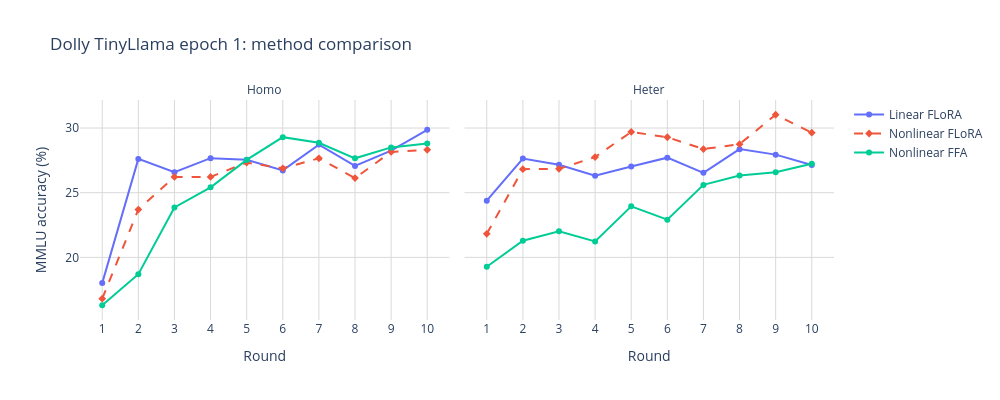
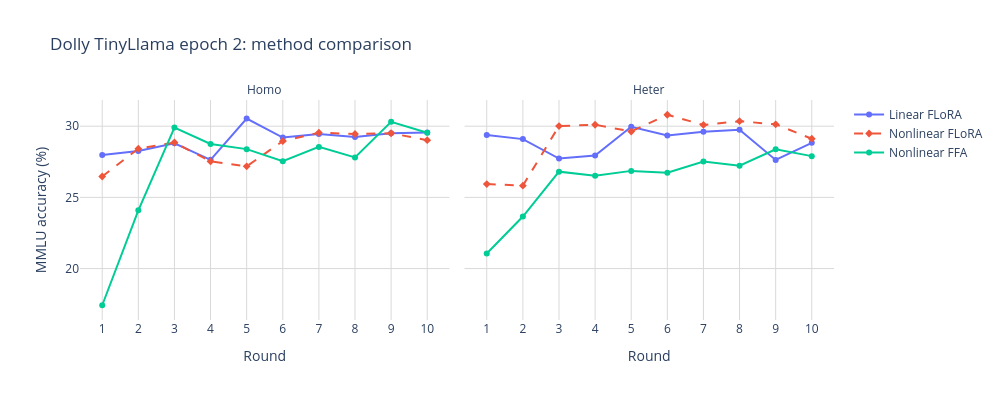
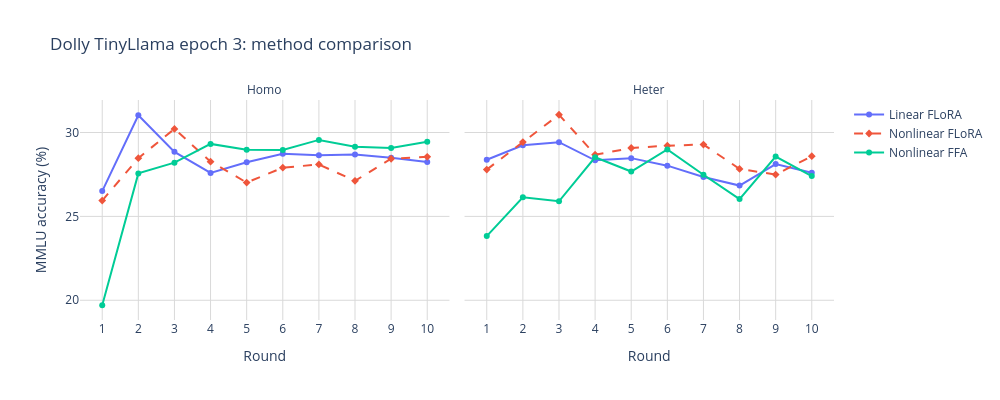
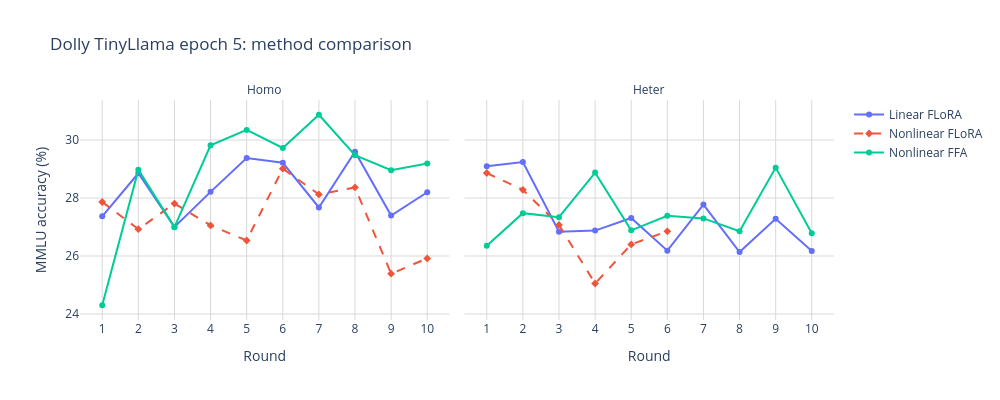

Notebook source saved alongside these figures, in order:
### Markdown cell above
## Round Curves

The fixed-epoch method comparison plots answer the direct question: at local epoch 1, 2, 3, or 5, which method has the better round curve? The all-curve overview plots stay separate so the main comparison stays readable. I would avoid overlaying Dolly and Dolly stratified in this same view because it doubles the curve count and makes the method comparison harder to read; a split-focused view should be faceted by split if we want to inspect that question.

### Code cell
METHOD_ORDER = ['Linear FLoRA', 'Nonlinear FLoRA', 'Nonlinear FFA']
SETTING_ORDER = ['Homo', 'Heter']
RUN_STATUS_ORDER = ['Complete', 'Partial log', 'Live partial']
RUN_STATUS_LINE_DASH_MAP = {'Complete': 'solid', 'Partial log': 'dot', 'Live partial': 'dash'}
RUN_STATUS_SYMBOL_MAP = {'Complete': 'circle', 'Partial log': 'x', 'Live partial': 'diamond'}
METHOD_LINE_DASH_MAP = {
    'Linear FLoRA': 'solid',
    'Nonlinear FLoRA': 'solid',
    'Nonlinear FFA': 'dot',
}


def _slug(value):
    return str(value).lower().replace(' ', '_').replace('-', '_').replace('/', '_')


def _sorted_unique_ints(values):
    return sorted({int(value) for value in values})


def _category_orders(data):
    orders = {
        'Method': [method for method in METHOD_ORDER if method in set(data['Method'])],
        'Setting': [setting for setting in SETTING_ORDER if setting in set(data['Setting'])],
        'Local epochs': [str(epoch) for epoch in _sorted_unique_ints(data['Local epochs'])],
    }
    if 'Run status' in data.columns:
        orders['Run status'] = [status for status in RUN_STATUS_ORDER if status in set(data['Run status'])]
    return orders


def _format_facet_labels(fig):
    fig.for_each_annotation(lambda annotation: annotation.update(text=annotation.text.split('=')[-1]))


def _clean_trace_names(fig):
    suffixes = [f', {status}' for status in RUN_STATUS_ORDER]
    for trace in fig.data:
        for suffix in suffixes:
            if trace.name.endswith(suffix):
                trace.name = trace.name[:-len(suffix)]
                break


def _save_plot(fig, output_stem, png_warnings):
    output_stem.parent.mkdir(parents=True, exist_ok=True)
    png_path = output_stem.with_suffix('.png')
    try:
        fig.write_image(png_path, scale=2)
    except Exception as exc:
        png_path = None
        message = str(exc).strip() or type(exc).__name__
        png_warnings.append(message.splitlines()[0])
    return png_path


def make_epoch_method_comparison(summary, dataset, epoch):
    data = summary[
        (summary['Dataset'] == dataset)
        & (summary['Local epochs'].astype(int) == int(epoch))
    ].copy()
    if data.empty:
        return None

    data = data.sort_values(['Model', 'Setting', 'Method', 'Round'])
    dataset_label = data['Dataset label'].iloc[0]
    model_label = ', '.join(sorted(data['Model'].unique()))
    facet_row = 'Model' if data['Model key'].nunique() > 1 else None
    use_run_status = 'Run status' in data.columns
    hover_data = {
        'Local epochs': True,
        'Std accuracy': ':.2f',
        'Seed count': True,
    }
    if use_run_status:
        hover_data['Run status'] = True
    if 'Result source' in data.columns:
        hover_data['Result source'] = True

    fig = px.line(
        data,
        x='Round',
        y='Mean accuracy',
        color='Method',
        line_dash='Run status' if use_run_status else None,
        symbol='Run status' if use_run_status else None,
        facet_col='Setting',
        facet_row=facet_row,
        markers=True,
        template='plotly_white',
        title=f'{dataset_label} {model_label} epoch {epoch}: method comparison',
        labels={'Mean accuracy': 'MMLU accuracy (%)'},
        category_orders=_category_orders(data),
        line_dash_map=RUN_STATUS_LINE_DASH_MAP if use_run_status else None,
        symbol_map=RUN_STATUS_SYMBOL_MAP if use_run_status else None,
        hover_data=hover_data,
    )
    fig.update_layout(width=1000, height=400, legend_title_text='')
    fig.update_xaxes(dtick=1, showgrid=True, gridcolor='#d9d9d9', gridwidth=1)
    fig.update_yaxes(showgrid=True, gridcolor='#d9d9d9', gridwidth=1)
    _clean_trace_names(fig)
    _format_facet_labels(fig)
    return fig


def make_dataset_all_curves(summary, dataset):
    data = summary[summary['Dataset'] == dataset].copy()
    if data.empty:
        return None

    data['Local epochs'] = data['Local epochs'].astype(int).astype(str)
    data = data.sort_values(['Model', 'Setting', 'Method', 'Local epochs', 'Round'])
    dataset_label = data['Dataset label'].iloc[0]
    facet_row = 'Model' if data['Model key'].nunique() > 1 else None
    use_run_status = 'Run status' in data.columns
    hover_data = {
        'Std accuracy': ':.2f',
        'Seed count': True,
        'Method': True,
    }
    if use_run_status:
        hover_data['Run status'] = True
    if 'Result source' in data.columns:
        hover_data['Result source'] = True

    fig = px.line(
        data,
        x='Round',
        y='Mean accuracy',
        color='Local epochs',
        line_dash='Method',
        symbol='Run status' if use_run_status else None,
        facet_col='Setting',
        facet_row=facet_row,
        markers=True,
        template='plotly_white',
        title=f'{dataset_label}: all tuning round curves',
        labels={'Mean accuracy': 'MMLU accuracy (%)', 'Local epochs': 'Epochs'},
        category_orders=_category_orders(data),
        line_dash_map=METHOD_LINE_DASH_MAP,
        symbol_map=RUN_STATUS_SYMBOL_MAP if use_run_status else None,
        hover_data=hover_data,
    )
    fig.update_layout(width=1000, height=400, legend_title_text='')
    fig.update_xaxes(dtick=1, showgrid=True, gridcolor='#d9d9d9', gridwidth=1)
    fig.update_yaxes(showgrid=True, gridcolor='#d9d9d9', gridwidth=1)
    _format_facet_labels(fig)
    return fig


plot_summary_for_curves = plot_summary if 'plot_summary' in globals() else tuning_summary
if plot_summary_for_curves.empty:
    print('No tuning summary to plot.')
else:
    png_warnings = []
    saved_png = []
    datasets = plot_summary_for_curves[['Dataset', 'Dataset label']].drop_duplicates().sort_values('Dataset label')
    epochs = _sorted_unique_ints(plot_summary_for_curves['Local epochs'])

    comparison_root = ROUND_CURVE_DIR / 'fixed_epoch_method_comparisons'
    overview_root = ROUND_CURVE_DIR / 'all_curves'

    print('Fixed-epoch method comparisons')
    for _, dataset_row in datasets.iterrows():
        dataset = dataset_row['Dataset']
        dataset_label = dataset_row['Dataset label']
        dataset_dir = comparison_root / _slug(dataset_label)
        for epoch in epochs:
            fig = make_epoch_method_comparison(plot_summary_for_curves, dataset, epoch)
            if fig is None:
                print(f'No data for {dataset_label} epoch {epoch}; skipping.')
                continue
            png_path = _save_plot(fig, dataset_dir / f'epoch_{epoch}', png_warnings)
            if png_path is not None:
                saved_png.append(png_path)
            print(f'{dataset_label} epoch {epoch}')
            fig.show()

    print('All-curve dataset overviews')
    for _, dataset_row in datasets.iterrows():
        dataset = dataset_row['Dataset']
        dataset_label = dataset_row['Dataset label']
        fig = make_dataset_all_curves(plot_summary_for_curves, dataset)
        if fig is None:
            continue
        png_path = _save_plot(fig, overview_root / _slug(dataset_label), png_warnings)
        if png_path is not None:
            saved_png.append(png_path)
        print(dataset_label)
        fig.show()

    if saved_png:
        print(f'Wrote {len(saved_png)} PNG files under {ROUND_CURVE_DIR}.')
    if png_warnings:
        print('PNG export skipped or incomplete. Install/enable kaleido for static PNG export.')
        print(f'First PNG export warning: {png_warnings[0]}')

### Figure 1 — Plotly figure (JSON) as saved in the notebook; plotly's stock layout.template omitted (floating-point values rounded to 4 significant figures)
{"data": [{"customdata": [[1, 0, 1, "Complete", "score log"], [1, 0, 1, "Complete", "score log"], [1, 0, 1, "Complete", "score log"], [1, 0, 1, "Complete", "score log"], [1, 0, 1, "Complete", "score log"], [1, 0, 1, "Complete", "score log"], [1, 0, 1, "Complete", "score log"], [1, 0, 1, "Complete", "score log"], [1, 0, 1, "Complete", "score log"], [1, 0, 1, "Complete", "score log"]], "hovertemplate": "Method=Linear FLoRA<br>Run status=%{customdata[3]}<br>Setting=Homo<br>Round=%{x}<br>MMLU accuracy (%)=%{y}<br>Local epochs=%{customdata[0]}<br>Std accuracy=%{customdata[1]:.2f}<br>Seed count=%{customdata[2]}<br>Result source=%{customdata[4]}<extra></extra>", "legendgroup": "Linear FLoRA, Complete", "line": {"color": "#636efa", "dash": "solid"}, "marker": {"symbol": "circle"}, "mode": "lines+markers", "name": "Linear FLoRA", "orientation": "v", "showlegend": true, "type": "scatter", "x": [1, 2, 3, 4, 5, 6, 7, 8, 9, 10], "xaxis": "x", "y": [18.01, 27.61, 26.59, 27.67, 27.55, 26.73, 28.72, 27.07, 28.25, 29.86], "yaxis": "y"}, {"customdata": [[1, 0, 1, "Complete", "score log"], [1, 0, 1, "Complete", "score log"], [1, 0, 1, "Complete", "score log"], [1, 0, 1, "Complete", "score log"], [1, 0, 1, "Complete", "score log"], [1, 0, 1, "Complete", "score log"], [1, 0, 1, "Complete", "score log"], [1, 0, 1, "Complete", "score log"], [1, 0, 1, "Complete", "score log"], [1, 0, 1, "Complete", "score log"]], "hovertemplate": "Method=Linear FLoRA<br>Run status=%{customdata[3]}<br>Setting=Heter<br>Round=%{x}<br>MMLU accuracy (%)=%{y}<br>Local epochs=%{customdata[0]}<br>Std accuracy=%{customdata[1]:.2f}<br>Seed count=%{customdata[2]}<br>Result source=%{customdata[4]}<extra></extra>", "legendgroup": "Linear FLoRA, Complete", "line": {"color": "#636efa", "dash": "solid"}, "marker": {"symbol": "circle"}, "mode": "lines+markers", "name": "Linear FLoRA", "orientation": "v", "showlegend": false, "type": "scatter", "x": [1, 2, 3, 4, 5, 6, 7, 8, 9, 10], "xaxis": "x2", "y": [24.38, 27.64, 27.16, 26.31, 27.02, 27.71, 26.54, 28.37, 27.94, 27.14], "yaxis": "y2"}, {"customdata": [[1, 0, 1, "Live partial", "slurm stdout"], [1, 0, 1, "Live partial", "slurm stdout"], [1, 0, 1, "Live partial", "slurm stdout"], [1, 0, 1, "Live partial", "slurm stdout"], [1, 0, 1, "Live partial", "slurm stdout"], [1, 0, 1, "Live partial", "slurm stdout"], [1, 0, 1, "Live partial", "slurm stdout"], [1, 0, 1, "Live partial", "slurm stdout"], [1, 0, 1, "Live partial", "slurm stdout"], [1, 0, 1, "Live partial", "slurm stdout"]], "hovertemplate": "Method=Nonlinear FLoRA<br>Run status=%{customdata[3]}<br>Setting=Homo<br>Round=%{x}<br>MMLU accuracy (%)=%{y}<br>Local epochs=%{customdata[0]}<br>Std accuracy=%{customdata[1]:.2f}<br>Seed count=%{customdata[2]}<br>Result source=%{customdata[4]}<extra></extra>", "legendgroup": "Nonlinear FLoRA, Live partial", "line": {"color": "#EF553B", "dash": "dash"}, "marker": {"symbol": "diamond"}, "mode": "lines+markers", "name": "Nonlinear FLoRA", "orientation": "v", "showlegend": true, "type": "scatter", "x": [1, 2, 3, 4, 5, 6, 7, 8, 9, 10], "xaxis": "x", "y": [16.81, 23.7, 26.22, 26.22, 27.33, 26.88, 27.66, 26.13, 28.15, 28.32], "yaxis": "y"}, {"customdata": [[1, 0, 1, "Live partial", "slurm stdout"], [1, 0, 1, "Live partial", "slurm stdout"], [1, 0, 1, "Live partial", "slurm stdout"], [1, 0, 1, "Live partial", "slurm stdout"], [1, 0, 1, "Live partial", "slurm stdout"], [1, 0, 1, "Live partial", "slurm stdout"], [1, 0, 1, "Live partial", "slurm stdout"], [1, 0, 1, "Live partial", "slurm stdout"], [1, 0, 1, "Live partial", "slurm stdout"], [1, 0, 1, "Live partial", "slurm stdout"]], "hovertemplate": "Method=Nonlinear FLoRA<br>Run status=%{customdata[3]}<br>Setting=Heter<br>Round=%{x}<br>MMLU accuracy (%)=%{y}<br>Local epochs=%{customdata[0]}<br>Std accuracy=%{customdata[1]:.2f}<br>Seed count=%{customdata[2]}<br>Result source=%{customdata[4]}<extra></extra>", "legendgroup": "Nonlinear FLoRA, Live partial", "line": {"color": "#EF553B", "dash": "dash"}, "marker": {"symbol": "diamond"}, "mode": "lines+markers", "name": "Nonlinear FLoRA", "orientation": "v", "showlegend": false, "type": "scatter", "x": [1, 2, 3, 4, 5, 6, 7, 8, 9, 10], "xaxis": "x2", "y": [21.82, 26.82, 26.84, 27.76, 29.7, 29.29, 28.37, 28.75, 31.03, 29.64], "yaxis": "y2"}, {"customdata": [[1, 0, 1, "Complete", "score log"], [1, 0, 1, "Complete", "score log"], [1, 0, 1, "Complete", "score log"], [1, 0, 1, "Complete", "score log"], [1, 0, 1, "Complete", "score log"], [1, 0, 1, "Complete", "score log"], [1, 0, 1, "Complete", "score log"], [1, 0, 1, "Complete", "score log"], [1, 0, 1, "Complete", "score log"], [1, 0, 1, "Complete", "score log"]], "hovertemplate": "Method=Nonlinear FFA<br>Run status=%{customdata[3]}<br>Setting=Homo<br>Round=%{x}<br>MMLU accuracy (%)=%{y}<br>Local epochs=%{customdata[0]}<br>Std accuracy=%{customdata[1]:.2f}<br>Seed count=%{customdata[2]}<br>Result source=%{customdata[4]}<extra></extra>", "legendgroup": "Nonlinear FFA, Complete", "line": {"color": "#00cc96", "dash": "solid"}, "marker": {"symbol": "circle"}, "mode": "lines+markers", "name": "Nonlinear FFA", "orientation": "v", "showlegend": true, "type": "scatter", "x": [1, 2, 3, 4, 5, 6, 7, 8, 9, 10], "xaxis": "x", "y": [16.3, 18.7, 23.86, 25.42, 27.54, 29.29, 28.86, 27.66, 28.5, 28.81], "yaxis": "y"}, {"customdata": [[1, 0, 1, "Complete", "score log"], [1, 0, 1, "Complete", "score log"], [1, 0, 1, "Complete", "score log"], [1, 0, 1, "Complete", "score log"], [1, 0, 1, "Complete", "score log"], [1, 0, 1, "Complete", "score log"], [1, 0, 1, "Complete", "score log"], [1, 0, 1, "Complete", "score log"], [1, 0, 1, "Complete", "score log"], [1, 0, 1, "Complete", "score log"]], "hovertemplate": "Method=Nonlinear FFA<br>Run status=%{customdata[3]}<br>Setting=Heter<br>Round=%{x}<br>MMLU accuracy (%)=%{y}<br>Local epochs=%{customdata[0]}<br>Std accuracy=%{customdata[1]:.2f}<br>Seed count=%{customdata[2]}<br>Result source=%{customdata[4]}<extra></extra>", "legendgroup": "Nonlinear FFA, Complete", "line": {"color": "#00cc96", "dash": "solid"}, "marker": {"symbol": "circle"}, "mode": "lines+markers", "name": "Nonlinear FFA", "orientation": "v", "showlegend": false, "type": "scatter", "x": [1, 2, 3, 4, 5, 6, 7, 8, 9, 10], "xaxis": "x2", "y": [19.27, 21.29, 22.01, 21.23, 23.95, 22.91, 25.6, 26.33, 26.58, 27.24], "yaxis": "y2"}], "layout": {"annotations": [{"font": {}, "showarrow": false, "text": "Homo", "x": 0.245, "xanchor": "center", "xref": "paper", "y": 1, "yanchor": "bottom", "yref": "paper"}, {"font": {}, "showarrow": false, "text": "Heter", "x": 0.755, "xanchor": "center", "xref": "paper", "y": 1, "yanchor": "bottom", "yref": "paper"}], "height": 400, "legend": {"title": {"text": ""}, "tracegroupgap": 0}, "title": {"text": "Dolly TinyLlama epoch 1: method comparison"}, "width": 1000, "xaxis": {"anchor": "y", "domain": [0, 0.49], "dtick": 1, "gridcolor": "#d9d9d9", "gridwidth": 1, "showgrid": true, "title": {"text": "Round"}}, "xaxis2": {"anchor": "y2", "domain": [0.51, 1], "dtick": 1, "gridcolor": "#d9d9d9", "gridwidth": 1, "matches": "x", "showgrid": true, "title": {"text": "Round"}}, "yaxis": {"anchor": "x", "domain": [0, 1], "gridcolor": "#d9d9d9", "gridwidth": 1, "showgrid": true, "title": {"text": "MMLU accuracy (%)"}}, "yaxis2": {"anchor": "x2", "domain": [0, 1], "gridcolor": "#d9d9d9", "gridwidth": 1, "matches": "y", "showgrid": true, "showticklabels": false}}}

### Figure 2 — Plotly figure (JSON) as saved in the notebook; plotly's stock layout.template omitted (floating-point values rounded to 4 significant figures)
{"data": [{"customdata": [[2, 0, 1, "Complete", "score log"], [2, 0, 1, "Complete", "score log"], [2, 0, 1, "Complete", "score log"], [2, 0, 1, "Complete", "score log"], [2, 0, 1, "Complete", "score log"], [2, 0, 1, "Complete", "score log"], [2, 0, 1, "Complete", "score log"], [2, 0, 1, "Complete", "score log"], [2, 0, 1, "Complete", "score log"], [2, 0, 1, "Complete", "score log"]], "hovertemplate": "Method=Linear FLoRA<br>Run status=%{customdata[3]}<br>Setting=Homo<br>Round=%{x}<br>MMLU accuracy (%)=%{y}<br>Local epochs=%{customdata[0]}<br>Std accuracy=%{customdata[1]:.2f}<br>Seed count=%{customdata[2]}<br>Result source=%{customdata[4]}<extra></extra>", "legendgroup": "Linear FLoRA, Complete", "line": {"color": "#636efa", "dash": "solid"}, "marker": {"symbol": "circle"}, "mode": "lines+markers", "name": "Linear FLoRA", "orientation": "v", "showlegend": true, "type": "scatter", "x": [1, 2, 3, 4, 5, 6, 7, 8, 9, 10], "xaxis": "x", "y": [27.98, 28.26, 28.8, 27.64, 30.54, 29.2, 29.46, 29.24, 29.51, 29.55], "yaxis": "y"}, {"customdata": [[2, 0, 1, "Complete", "score log"], [2, 0, 1, "Complete", "score log"], [2, 0, 1, "Complete", "score log"], [2, 0, 1, "Complete", "score log"], [2, 0, 1, "Complete", "score log"], [2, 0, 1, "Complete", "score log"], [2, 0, 1, "Complete", "score log"], [2, 0, 1, "Complete", "score log"], [2, 0, 1, "Complete", "score log"], [2, 0, 1, "Complete", "score log"]], "hovertemplate": "Method=Linear FLoRA<br>Run status=%{customdata[3]}<br>Setting=Heter<br>Round=%{x}<br>MMLU accuracy (%)=%{y}<br>Local epochs=%{customdata[0]}<br>Std accuracy=%{customdata[1]:.2f}<br>Seed count=%{customdata[2]}<br>Result source=%{customdata[4]}<extra></extra>", "legendgroup": "Linear FLoRA, Complete", "line": {"color": "#636efa", "dash": "solid"}, "marker": {"symbol": "circle"}, "mode": "lines+markers", "name": "Linear FLoRA", "orientation": "v", "showlegend": false, "type": "scatter", "x": [1, 2, 3, 4, 5, 6, 7, 8, 9, 10], "xaxis": "x2", "y": [29.38, 29.09, 27.73, 27.95, 29.96, 29.34, 29.6, 29.75, 27.63, 28.83], "yaxis": "y2"}, {"customdata": [[2, 0, 1, "Live partial", "slurm stdout"], [2, 0, 1, "Live partial", "slurm stdout"], [2, 0, 1, "Live partial", "slurm stdout"], [2, 0, 1, "Live partial", "slurm stdout"], [2, 0, 1, "Live partial", "slurm stdout"], [2, 0, 1, "Live partial", "slurm stdout"], [2, 0, 1, "Live partial", "slurm stdout"], [2, 0, 1, "Live partial", "slurm stdout"], [2, 0, 1, "Live partial", "slurm stdout"], [2, 0, 1, "Live partial", "slurm stdout"]], "hovertemplate": "Method=Nonlinear FLoRA<br>Run status=%{customdata[3]}<br>Setting=Homo<br>Round=%{x}<br>MMLU accuracy (%)=%{y}<br>Local epochs=%{customdata[0]}<br>Std accuracy=%{customdata[1]:.2f}<br>Seed count=%{customdata[2]}<br>Result source=%{customdata[4]}<extra></extra>", "legendgroup": "Nonlinear FLoRA, Live partial", "line": {"color": "#EF553B", "dash": "dash"}, "marker": {"symbol": "diamond"}, "mode": "lines+markers", "name": "Nonlinear FLoRA", "orientation": "v", "showlegend": true, "type": "scatter", "x": [1, 2, 3, 4, 5, 6, 7, 8, 9, 10], "xaxis": "x", "y": [26.47, 28.42, 28.85, 27.53, 27.18, 28.95, 29.54, 29.45, 29.5, 29.02], "yaxis": "y"}, {"customdata": [[2, 0, 1, "Live partial", "slurm stdout"], [2, 0, 1, "Live partial", "slurm stdout"], [2, 0, 1, "Live partial", "slurm stdout"], [2, 0, 1, "Live partial", "slurm stdout"], [2, 0, 1, "Live partial", "slurm stdout"], [2, 0, 1, "Live partial", "slurm stdout"], [2, 0, 1, "Live partial", "slurm stdout"], [2, 0, 1, "Live partial", "slurm stdout"], [2, 0, 1, "Live partial", "slurm stdout"], [2, 0, 1, "Live partial", "slurm stdout"]], "hovertemplate": "Method=Nonlinear FLoRA<br>Run status=%{customdata[3]}<br>Setting=Heter<br>Round=%{x}<br>MMLU accuracy (%)=%{y}<br>Local epochs=%{customdata[0]}<br>Std accuracy=%{customdata[1]:.2f}<br>Seed count=%{customdata[2]}<br>Result source=%{customdata[4]}<extra></extra>", "legendgroup": "Nonlinear FLoRA, Live partial", "line": {"color": "#EF553B", "dash": "dash"}, "marker": {"symbol": "diamond"}, "mode": "lines+markers", "name": "Nonlinear FLoRA", "orientation": "v", "showlegend": false, "type": "scatter", "x": [1, 2, 3, 4, 5, 6, 7, 8, 9, 10], "xaxis": "x2", "y": [25.94, 25.82, 30.01, 30.1, 29.63, 30.8, 30.09, 30.35, 30.13, 29.12], "yaxis": "y2"}, {"customdata": [[2, 0, 1, "Complete", "score log"], [2, 0, 1, "Complete", "score log"], [2, 0, 1, "Complete", "score log"], [2, 0, 1, "Complete", "score log"], [2, 0, 1, "Complete", "score log"], [2, 0, 1, "Complete", "score log"], [2, 0, 1, "Complete", "score log"], [2, 0, 1, "Complete", "score log"], [2, 0, 1, "Complete", "score log"], [2, 0, 1, "Complete", "score log"]], "hovertemplate": "Method=Nonlinear FFA<br>Run status=%{customdata[3]}<br>Setting=Homo<br>Round=%{x}<br>MMLU accuracy (%)=%{y}<br>Local epochs=%{customdata[0]}<br>Std accuracy=%{customdata[1]:.2f}<br>Seed count=%{customdata[2]}<br>Result source=%{customdata[4]}<extra></extra>", "legendgroup": "Nonlinear FFA, Complete", "line": {"color": "#00cc96", "dash": "solid"}, "marker": {"symbol": "circle"}, "mode": "lines+markers", "name": "Nonlinear FFA", "orientation": "v", "showlegend": true, "type": "scatter", "x": [1, 2, 3, 4, 5, 6, 7, 8, 9, 10], "xaxis": "x", "y": [17.42, 24.09, 29.9, 28.75, 28.39, 27.54, 28.55, 27.81, 30.31, 29.55], "yaxis": "y"}, {"customdata": [[2, 0, 1, "Complete", "score log"], [2, 0, 1, "Complete", "score log"], [2, 0, 1, "Complete", "score log"], [2, 0, 1, "Complete", "score log"], [2, 0, 1, "Complete", "score log"], [2, 0, 1, "Complete", "score log"], [2, 0, 1, "Complete", "score log"], [2, 0, 1, "Complete", "score log"], [2, 0, 1, "Complete", "score log"], [2, 0, 1, "Complete", "score log"]], "hovertemplate": "Method=Nonlinear FFA<br>Run status=%{customdata[3]}<br>Setting=Heter<br>Round=%{x}<br>MMLU accuracy (%)=%{y}<br>Local epochs=%{customdata[0]}<br>Std accuracy=%{customdata[1]:.2f}<br>Seed count=%{customdata[2]}<br>Result source=%{customdata[4]}<extra></extra>", "legendgroup": "Nonlinear FFA, Complete", "line": {"color": "#00cc96", "dash": "solid"}, "marker": {"symbol": "circle"}, "mode": "lines+markers", "name": "Nonlinear FFA", "orientation": "v", "showlegend": false, "type": "scatter", "x": [1, 2, 3, 4, 5, 6, 7, 8, 9, 10], "xaxis": "x2", "y": [21.06, 23.66, 26.81, 26.51, 26.86, 26.74, 27.52, 27.23, 28.38, 27.9], "yaxis": "y2"}], "layout": {"annotations": [{"font": {}, "showarrow": false, "text": "Homo", "x": 0.245, "xanchor": "center", "xref": "paper", "y": 1, "yanchor": "bottom", "yref": "paper"}, {"font": {}, "showarrow": false, "text": "Heter", "x": 0.755, "xanchor": "center", "xref": "paper", "y": 1, "yanchor": "bottom", "yref": "paper"}], "height": 400, "legend": {"title": {"text": ""}, "tracegroupgap": 0}, "title": {"text": "Dolly TinyLlama epoch 2: method comparison"}, "width": 1000, "xaxis": {"anchor": "y", "domain": [0, 0.49], "dtick": 1, "gridcolor": "#d9d9d9", "gridwidth": 1, "showgrid": true, "title": {"text": "Round"}}, "xaxis2": {"anchor": "y2", "domain": [0.51, 1], "dtick": 1, "gridcolor": "#d9d9d9", "gridwidth": 1, "matches": "x", "showgrid": true, "title": {"text": "Round"}}, "yaxis": {"anchor": "x", "domain": [0, 1], "gridcolor": "#d9d9d9", "gridwidth": 1, "showgrid": true, "title": {"text": "MMLU accuracy (%)"}}, "yaxis2": {"anchor": "x2", "domain": [0, 1], "gridcolor": "#d9d9d9", "gridwidth": 1, "matches": "y", "showgrid": true, "showticklabels": false}}}

### Figure 3 — Plotly figure (JSON) as saved in the notebook; plotly's stock layout.template omitted (floating-point values rounded to 4 significant figures)
{"data": [{"customdata": [[3, 0, 1, "Complete", "score log"], [3, 0, 1, "Complete", "score log"], [3, 0, 1, "Complete", "score log"], [3, 0, 1, "Complete", "score log"], [3, 0, 1, "Complete", "score log"], [3, 0, 1, "Complete", "score log"], [3, 0, 1, "Complete", "score log"], [3, 0, 1, "Complete", "score log"], [3, 0, 1, "Complete", "score log"], [3, 0, 1, "Complete", "score log"]], "hovertemplate": "Method=Linear FLoRA<br>Run status=%{customdata[3]}<br>Setting=Homo<br>Round=%{x}<br>MMLU accuracy (%)=%{y}<br>Local epochs=%{customdata[0]}<br>Std accuracy=%{customdata[1]:.2f}<br>Seed count=%{customdata[2]}<br>Result source=%{customdata[4]}<extra></extra>", "legendgroup": "Linear FLoRA, Complete", "line": {"color": "#636efa", "dash": "solid"}, "marker": {"symbol": "circle"}, "mode": "lines+markers", "name": "Linear FLoRA", "orientation": "v", "showlegend": true, "type": "scatter", "x": [1, 2, 3, 4, 5, 6, 7, 8, 9, 10], "xaxis": "x", "y": [26.51, 31.03, 28.85, 27.59, 28.23, 28.74, 28.64, 28.69, 28.49, 28.25], "yaxis": "y"}, {"customdata": [[3, 0, 1, "Complete", "score log"], [3, 0, 1, "Complete", "score log"], [3, 0, 1, "Complete", "score log"], [3, 0, 1, "Complete", "score log"], [3, 0, 1, "Complete", "score log"], [3, 0, 1, "Complete", "score log"], [3, 0, 1, "Complete", "score log"], [3, 0, 1, "Complete", "score log"], [3, 0, 1, "Complete", "score log"], [3, 0, 1, "Complete", "score log"]], "hovertemplate": "Method=Linear FLoRA<br>Run status=%{customdata[3]}<br>Setting=Heter<br>Round=%{x}<br>MMLU accuracy (%)=%{y}<br>Local epochs=%{customdata[0]}<br>Std accuracy=%{customdata[1]:.2f}<br>Seed count=%{customdata[2]}<br>Result source=%{customdata[4]}<extra></extra>", "legendgroup": "Linear FLoRA, Complete", "line": {"color": "#636efa", "dash": "solid"}, "marker": {"symbol": "circle"}, "mode": "lines+markers", "name": "Linear FLoRA", "orientation": "v", "showlegend": false, "type": "scatter", "x": [1, 2, 3, 4, 5, 6, 7, 8, 9, 10], "xaxis": "x2", "y": [28.38, 29.24, 29.42, 28.34, 28.47, 28.02, 27.35, 26.84, 28.12, 27.6], "yaxis": "y2"}, {"customdata": [[3, 0, 1, "Live partial", "slurm stdout"], [3, 0, 1, "Live partial", "slurm stdout"], [3, 0, 1, "Live partial", "slurm stdout"], [3, 0, 1, "Live partial", "slurm stdout"], [3, 0, 1, "Live partial", "slurm stdout"], [3, 0, 1, "Live partial", "slurm stdout"], [3, 0, 1, "Live partial", "slurm stdout"], [3, 0, 1, "Live partial", "slurm stdout"], [3, 0, 1, "Live partial", "slurm stdout"], [3, 0, 1, "Live partial", "slurm stdout"]], "hovertemplate": "Method=Nonlinear FLoRA<br>Run status=%{customdata[3]}<br>Setting=Homo<br>Round=%{x}<br>MMLU accuracy (%)=%{y}<br>Local epochs=%{customdata[0]}<br>Std accuracy=%{customdata[1]:.2f}<br>Seed count=%{customdata[2]}<br>Result source=%{customdata[4]}<extra></extra>", "legendgroup": "Nonlinear FLoRA, Live partial", "line": {"color": "#EF553B", "dash": "dash"}, "marker": {"symbol": "diamond"}, "mode": "lines+markers", "name": "Nonlinear FLoRA", "orientation": "v", "showlegend": true, "type": "scatter", "x": [1, 2, 3, 4, 5, 6, 7, 8, 9, 10], "xaxis": "x", "y": [25.95, 28.47, 30.22, 28.26, 27.02, 27.91, 28.1, 27.12, 28.44, 28.55], "yaxis": "y"}, {"customdata": [[3, 0, 1, "Live partial", "slurm stdout"], [3, 0, 1, "Live partial", "slurm stdout"], [3, 0, 1, "Live partial", "slurm stdout"], [3, 0, 1, "Live partial", "slurm stdout"], [3, 0, 1, "Live partial", "slurm stdout"], [3, 0, 1, "Live partial", "slurm stdout"], [3, 0, 1, "Live partial", "slurm stdout"], [3, 0, 1, "Live partial", "slurm stdout"], [3, 0, 1, "Live partial", "slurm stdout"], [3, 0, 1, "Live partial", "slurm stdout"]], "hovertemplate": "Method=Nonlinear FLoRA<br>Run status=%{customdata[3]}<br>Setting=Heter<br>Round=%{x}<br>MMLU accuracy (%)=%{y}<br>Local epochs=%{customdata[0]}<br>Std accuracy=%{customdata[1]:.2f}<br>Seed count=%{customdata[2]}<br>Result source=%{customdata[4]}<extra></extra>", "legendgroup": "Nonlinear FLoRA, Live partial", "line": {"color": "#EF553B", "dash": "dash"}, "marker": {"symbol": "diamond"}, "mode": "lines+markers", "name": "Nonlinear FLoRA", "orientation": "v", "showlegend": false, "type": "scatter", "x": [1, 2, 3, 4, 5, 6, 7, 8, 9, 10], "xaxis": "x2", "y": [27.79, 29.43, 31.06, 28.68, 29.08, 29.22, 29.28, 27.83, 27.49, 28.59], "yaxis": "y2"}, {"customdata": [[3, 0, 1, "Complete", "score log"], [3, 0, 1, "Complete", "score log"], [3, 0, 1, "Complete", "score log"], [3, 0, 1, "Complete", "score log"], [3, 0, 1, "Complete", "score log"], [3, 0, 1, "Complete", "score log"], [3, 0, 1, "Complete", "score log"], [3, 0, 1, "Complete", "score log"], [3, 0, 1, "Complete", "score log"], [3, 0, 1, "Complete", "score log"]], "hovertemplate": "Method=Nonlinear FFA<br>Run status=%{customdata[3]}<br>Setting=Homo<br>Round=%{x}<br>MMLU accuracy (%)=%{y}<br>Local epochs=%{customdata[0]}<br>Std accuracy=%{customdata[1]:.2f}<br>Seed count=%{customdata[2]}<br>Result source=%{customdata[4]}<extra></extra>", "legendgroup": "Nonlinear FFA, Complete", "line": {"color": "#00cc96", "dash": "solid"}, "marker": {"symbol": "circle"}, "mode": "lines+markers", "name": "Nonlinear FFA", "orientation": "v", "showlegend": true, "type": "scatter", "x": [1, 2, 3, 4, 5, 6, 7, 8, 9, 10], "xaxis": "x", "y": [19.7, 27.56, 28.2, 29.32, 28.97, 28.96, 29.56, 29.16, 29.07, 29.45], "yaxis": "y"}, {"customdata": [[3, 0, 1, "Complete", "score log"], [3, 0, 1, "Complete", "score log"], [3, 0, 1, "Complete", "score log"], [3, 0, 1, "Complete", "score log"], [3, 0, 1, "Complete", "score log"], [3, 0, 1, "Complete", "score log"], [3, 0, 1, "Complete", "score log"], [3, 0, 1, "Complete", "score log"], [3, 0, 1, "Complete", "score log"], [3, 0, 1, "Complete", "score log"]], "hovertemplate": "Method=Nonlinear FFA<br>Run status=%{customdata[3]}<br>Setting=Heter<br>Round=%{x}<br>MMLU accuracy (%)=%{y}<br>Local epochs=%{customdata[0]}<br>Std accuracy=%{customdata[1]:.2f}<br>Seed count=%{customdata[2]}<br>Result source=%{customdata[4]}<extra></extra>", "legendgroup": "Nonlinear FFA, Complete", "line": {"color": "#00cc96", "dash": "solid"}, "marker": {"symbol": "circle"}, "mode": "lines+markers", "name": "Nonlinear FFA", "orientation": "v", "showlegend": false, "type": "scatter", "x": [1, 2, 3, 4, 5, 6, 7, 8, 9, 10], "xaxis": "x2", "y": [23.83, 26.14, 25.9, 28.52, 27.67, 28.99, 27.48, 26.03, 28.57, 27.4], "yaxis": "y2"}], "layout": {"annotations": [{"font": {}, "showarrow": false, "text": "Homo", "x": 0.245, "xanchor": "center", "xref": "paper", "y": 1, "yanchor": "bottom", "yref": "paper"}, {"font": {}, "showarrow": false, "text": "Heter", "x": 0.755, "xanchor": "center", "xref": "paper", "y": 1, "yanchor": "bottom", "yref": "paper"}], "height": 400, "legend": {"title": {"text": ""}, "tracegroupgap": 0}, "title": {"text": "Dolly TinyLlama epoch 3: method comparison"}, "width": 1000, "xaxis": {"anchor": "y", "domain": [0, 0.49], "dtick": 1, "gridcolor": "#d9d9d9", "gridwidth": 1, "showgrid": true, "title": {"text": "Round"}}, "xaxis2": {"anchor": "y2", "domain": [0.51, 1], "dtick": 1, "gridcolor": "#d9d9d9", "gridwidth": 1, "matches": "x", "showgrid": true, "title": {"text": "Round"}}, "yaxis": {"anchor": "x", "domain": [0, 1], "gridcolor": "#d9d9d9", "gridwidth": 1, "showgrid": true, "title": {"text": "MMLU accuracy (%)"}}, "yaxis2": {"anchor": "x2", "domain": [0, 1], "gridcolor": "#d9d9d9", "gridwidth": 1, "matches": "y", "showgrid": true, "showticklabels": false}}}

### Figure 4 — Plotly figure (JSON) as saved in the notebook; plotly's stock layout.template omitted (floating-point values rounded to 4 significant figures)
{"data": [{"customdata": [[5, 0, 1, "Complete", "score log"], [5, 0, 1, "Complete", "score log"], [5, 0, 1, "Complete", "score log"], [5, 0, 1, "Complete", "score log"], [5, 0, 1, "Complete", "score log"], [5, 0, 1, "Complete", "score log"], [5, 0, 1, "Complete", "score log"], [5, 0, 1, "Complete", "score log"], [5, 0, 1, "Complete", "score log"], [5, 0, 1, "Complete", "score log"]], "hovertemplate": "Method=Linear FLoRA<br>Run status=%{customdata[3]}<br>Setting=Homo<br>Round=%{x}<br>MMLU accuracy (%)=%{y}<br>Local epochs=%{customdata[0]}<br>Std accuracy=%{customdata[1]:.2f}<br>Seed count=%{customdata[2]}<br>Result source=%{customdata[4]}<extra></extra>", "legendgroup": "Linear FLoRA, Complete", "line": {"color": "#636efa", "dash": "solid"}, "marker": {"symbol": "circle"}, "mode": "lines+markers", "name": "Linear FLoRA", "orientation": "v", "showlegend": true, "type": "scatter", "x": [1, 2, 3, 4, 5, 6, 7, 8, 9, 10], "xaxis": "x", "y": [27.37, 28.85, 27.0, 28.21, 29.38, 29.22, 27.67, 29.6, 27.4, 28.2], "yaxis": "y"}, {"customdata": [[5, 0, 1, "Complete", "score log"], [5, 0, 1, "Complete", "score log"], [5, 0, 1, "Complete", "score log"], [5, 0, 1, "Complete", "score log"], [5, 0, 1, "Complete", "score log"], [5, 0, 1, "Complete", "score log"], [5, 0, 1, "Complete", "score log"], [5, 0, 1, "Complete", "score log"], [5, 0, 1, "Complete", "score log"], [5, 0, 1, "Complete", "score log"]], "hovertemplate": "Method=Linear FLoRA<br>Run status=%{customdata[3]}<br>Setting=Heter<br>Round=%{x}<br>MMLU accuracy (%)=%{y}<br>Local epochs=%{customdata[0]}<br>Std accuracy=%{customdata[1]:.2f}<br>Seed count=%{customdata[2]}<br>Result source=%{customdata[4]}<extra></extra>", "legendgroup": "Linear FLoRA, Complete", "line": {"color": "#636efa", "dash": "solid"}, "marker": {"symbol": "circle"}, "mode": "lines+markers", "name": "Linear FLoRA", "orientation": "v", "showlegend": false, "type": "scatter", "x": [1, 2, 3, 4, 5, 6, 7, 8, 9, 10], "xaxis": "x2", "y": [29.09, 29.24, 26.84, 26.88, 27.31, 26.18, 27.77, 26.13, 27.28, 26.17], "yaxis": "y2"}, {"customdata": [[5, 0, 1, "Live partial", "slurm stdout"], [5, 0, 1, "Live partial", "slurm stdout"], [5, 0, 1, "Live partial", "slurm stdout"], [5, 0, 1, "Live partial", "slurm stdout"], [5, 0, 1, "Live partial", "slurm stdout"], [5, 0, 1, "Live partial", "slurm stdout"], [5, 0, 1, "Live partial", "slurm stdout"], [5, 0, 1, "Live partial", "slurm stdout"], [5, 0, 1, "Live partial", "slurm stdout"], [5, 0, 1, "Live partial", "slurm stdout"]], "hovertemplate": "Method=Nonlinear FLoRA<br>Run status=%{customdata[3]}<br>Setting=Homo<br>Round=%{x}<br>MMLU accuracy (%)=%{y}<br>Local epochs=%{customdata[0]}<br>Std accuracy=%{customdata[1]:.2f}<br>Seed count=%{customdata[2]}<br>Result source=%{customdata[4]}<extra></extra>", "legendgroup": "Nonlinear FLoRA, Live partial", "line": {"color": "#EF553B", "dash": "dash"}, "marker": {"symbol": "diamond"}, "mode": "lines+markers", "name": "Nonlinear FLoRA", "orientation": "v", "showlegend": true, "type": "scatter", "x": [1, 2, 3, 4, 5, 6, 7, 8, 9, 10], "xaxis": "x", "y": [27.86, 26.93, 27.81, 27.05, 26.53, 29.01, 28.12, 28.36, 25.39, 25.92], "yaxis": "y"}, {"customdata": [[5, 0, 1, "Live partial", "slurm stdout"], [5, 0, 1, "Live partial", "slurm stdout"], [5, 0, 1, "Live partial", "slurm stdout"], [5, 0, 1, "Live partial", "slurm stdout"], [5, 0, 1, "Live partial", "slurm stdout"], [5, 0, 1, "Live partial", "slurm stdout"]], "hovertemplate": "Method=Nonlinear FLoRA<br>Run status=%{customdata[3]}<br>Setting=Heter<br>Round=%{x}<br>MMLU accuracy (%)=%{y}<br>Local epochs=%{customdata[0]}<br>Std accuracy=%{customdata[1]:.2f}<br>Seed count=%{customdata[2]}<br>Result source=%{customdata[4]}<extra></extra>", "legendgroup": "Nonlinear FLoRA, Live partial", "line": {"color": "#EF553B", "dash": "dash"}, "marker": {"symbol": "diamond"}, "mode": "lines+markers", "name": "Nonlinear FLoRA", "orientation": "v", "showlegend": false, "type": "scatter", "x": [1, 2, 3, 4, 5, 6], "xaxis": "x2", "y": [28.86, 28.28, 27.07, 25.05, 26.4, 26.85], "yaxis": "y2"}, {"customdata": [[5, 0, 1, "Complete", "score log"], [5, 0, 1, "Complete", "score log"], [5, 0, 1, "Complete", "score log"], [5, 0, 1, "Complete", "score log"], [5, 0, 1, "Complete", "score log"], [5, 0, 1, "Complete", "score log"], [5, 0, 1, "Complete", "score log"], [5, 0, 1, "Complete", "score log"], [5, 0, 1, "Complete", "score log"], [5, 0, 1, "Complete", "score log"]], "hovertemplate": "Method=Nonlinear FFA<br>Run status=%{customdata[3]}<br>Setting=Homo<br>Round=%{x}<br>MMLU accuracy (%)=%{y}<br>Local epochs=%{customdata[0]}<br>Std accuracy=%{customdata[1]:.2f}<br>Seed count=%{customdata[2]}<br>Result source=%{customdata[4]}<extra></extra>", "legendgroup": "Nonlinear FFA, Complete", "line": {"color": "#00cc96", "dash": "solid"}, "marker": {"symbol": "circle"}, "mode": "lines+markers", "name": "Nonlinear FFA", "orientation": "v", "showlegend": true, "type": "scatter", "x": [1, 2, 3, 4, 5, 6, 7, 8, 9, 10], "xaxis": "x", "y": [24.3, 28.97, 27.0, 29.82, 30.35, 29.73, 30.87, 29.48, 28.96, 29.19], "yaxis": "y"}, {"customdata": [[5, 0, 1, "Complete", "score log"], [5, 0, 1, "Complete", "score log"], [5, 0, 1, "Complete", "score log"], [5, 0, 1, "Complete", "score log"], [5, 0, 1, "Complete", "score log"], [5, 0, 1, "Complete", "score log"], [5, 0, 1, "Complete", "score log"], [5, 0, 1, "Complete", "score log"], [5, 0, 1, "Complete", "score log"], [5, 0, 1, "Complete", "score log"]], "hovertemplate": "Method=Nonlinear FFA<br>Run status=%{customdata[3]}<br>Setting=Heter<br>Round=%{x}<br>MMLU accuracy (%)=%{y}<br>Local epochs=%{customdata[0]}<br>Std accuracy=%{customdata[1]:.2f}<br>Seed count=%{customdata[2]}<br>Result source=%{customdata[4]}<extra></extra>", "legendgroup": "Nonlinear FFA, Complete", "line": {"color": "#00cc96", "dash": "solid"}, "marker": {"symbol": "circle"}, "mode": "lines+markers", "name": "Nonlinear FFA", "orientation": "v", "showlegend": false, "type": "scatter", "x": [1, 2, 3, 4, 5, 6, 7, 8, 9, 10], "xaxis": "x2", "y": [26.35, 27.48, 27.34, 28.88, 26.89, 27.39, 27.3, 26.85, 29.05, 26.78], "yaxis": "y2"}], "layout": {"annotations": [{"font": {}, "showarrow": false, "text": "Homo", "x": 0.245, "xanchor": "center", "xref": "paper", "y": 1, "yanchor": "bottom", "yref": "paper"}, {"font": {}, "showarrow": false, "text": "Heter", "x": 0.755, "xanchor": "center", "xref": "paper", "y": 1, "yanchor": "bottom", "yref": "paper"}], "height": 400, "legend": {"title": {"text": ""}, "tracegroupgap": 0}, "title": {"text": "Dolly TinyLlama epoch 5: method comparison"}, "width": 1000, "xaxis": {"anchor": "y", "domain": [0, 0.49], "dtick": 1, "gridcolor": "#d9d9d9", "gridwidth": 1, "showgrid": true, "title": {"text": "Round"}}, "xaxis2": {"anchor": "y2", "domain": [0.51, 1], "dtick": 1, "gridcolor": "#d9d9d9", "gridwidth": 1, "matches": "x", "showgrid": true, "title": {"text": "Round"}}, "yaxis": {"anchor": "x", "domain": [0, 1], "gridcolor": "#d9d9d9", "gridwidth": 1, "showgrid": true, "title": {"text": "MMLU accuracy (%)"}}, "yaxis2": {"anchor": "x2", "domain": [0, 1], "gridcolor": "#d9d9d9", "gridwidth": 1, "matches": "y", "showgrid": true, "showticklabels": false}}}
